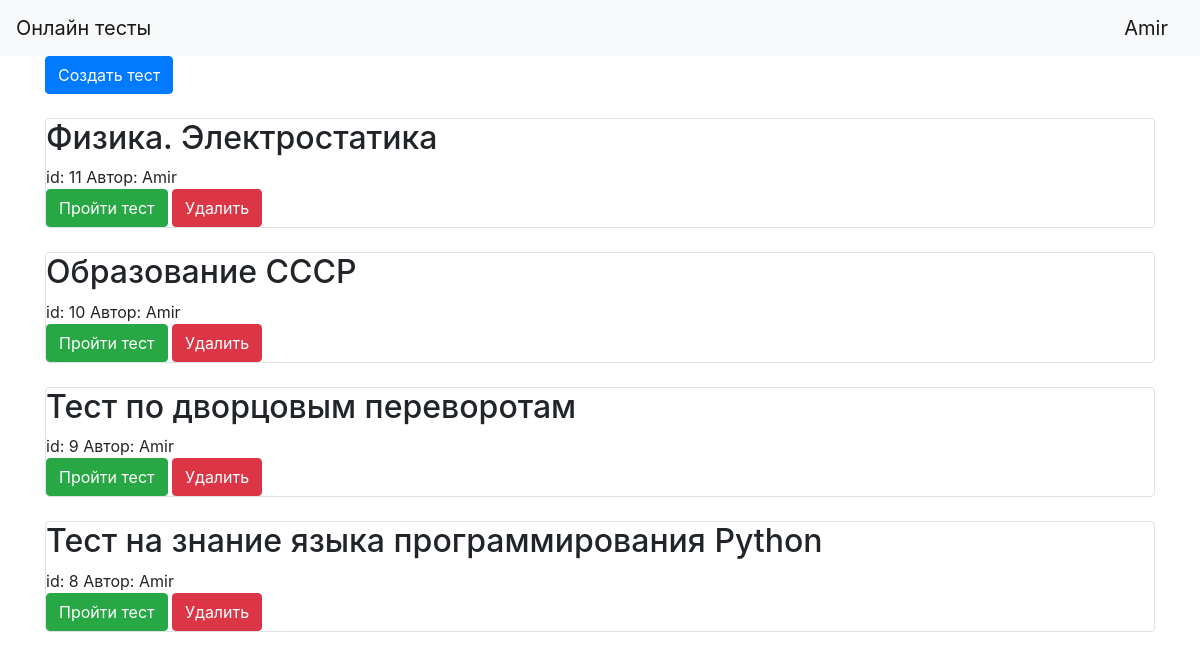
Page / (signed in) on the committed database.
### tables this page shows
CREATE TABLE users (id INTEGER NOT NULL UNIQUE PRIMARY KEY AUTOINCREMENT, name STRING NOT NULL, email STRING NOT NULL, password STRING NOT NULL, about TEXT, created_date STRING NOT NULL);

CREATE TABLE tests (id INTEGER UNIQUE PRIMARY KEY AUTOINCREMENT NOT NULL, title STRING NOT NULL, user_id INTEGER NOT NULL REFERENCES users (id));

### main.py (the view)
@app.route('/')
def index():
    tests = db_functions.select_all_tests()
    for i in range(len(tests)):
        test = tests[i]
        tests[i] = Test(test[TEST_TITLE], test[USER_ID])
    tests = tests[::-1]
    return render_template('index.html', title='Онлайн тесты',
                           current_user=current_user, tests=tests)

### data/db_functions.py (called while the page is built)
def get_user_id(name, email):
    query = f"""SELECT {ID} FROM {USERS}
                WHERE {NAME} = '{name}' AND {EMAIL} = '{email}'"""
    user_id = cur.execute(query).fetchall()
    if user_id:
        return user_id[0][0]
    return None

def select_user(id):
    query = f"""SELECT * FROM {USERS} WHERE {ID} = {id}"""
    result = cur.execute(query).fetchone()
    user_info = {ID: result[0], NAME: result[1], EMAIL: result[2],
                 PASSWORD: result[3], ABOUT: result[4], CREATED_DATE: result[5]}
    return user_info

def get_test_id(title, user_id):
    query = f"""SELECT {ID} FROM {TESTS}
                WHERE {TEST_TITLE} = '{title}' AND {USER_ID} = '{user_id}'"""
    test_id = cur.execute(query).fetchall()
    if test_id:
        return test_id[0][0]
    return None

def select_all_tests():
    query = f"""SELECT * FROM {TESTS}"""
    tests = cur.execute(query).fetchall()
    result = []
    for test in tests:
        result.append({ID: test[0], TEST_TITLE: test[1], USER_ID: test[2]})
    return result

### data/test.py (called while the page is built)
    def get_id(self):
        return db_functions.get_test_id(self.title, self.user_id)

    def get_user_name(self):
        return db_functions.select_user(self.user_id)[NAME]

### data/user.py (called while the page is built)
    def set_password(self, password):
        self.hashed_password = generate_password_hash(password)

### main.py (called while the page is built)
@login_manager.user_loader
def load_user(user_id):
    user_info = db_functions.select_user(user_id)
    return User(user_info[NAME], user_info[EMAIL], user_info[PASSWORD], user_info[ABOUT])

### templates/index.html
{% extends "base.html" %}
{% block content %}
<div>
    {% if current_user.is_authenticated %}
        <a class="btn btn-primary" href="/add_test">Создать тест</a>
    {% endif %}
</div><br>
{% for test in tests %}
    <div class="col-md6 border rounded">
        <h2>{{ test.title }}</h2>
        <div>
            id: {{ test.id }}
            Автор: {{ test.user_name }}
        </div>
        {% if current_user.is_authenticated %}
            <a class="btn btn-success" href="/pass_test/{{ test.id }}">
                Пройти тест
            </a>
            {% if current_user.id == test.user_id %}
                <a class="btn btn-danger" href="/delete_test/{{ test.id }}">Удалить</a>
            {% endif %}
        {% endif %}
    </div><br>
{% endfor %}
{% endblock %}

### templates/base.html (shortened to what this page needs)
<!DOCTYPE html>
<html lang="ru">
<head>
    <link rel="stylesheet"
          href="https://stackpath.bootstrapcdn.com/bootstrap/4.4.1/css/bootstrap.min.css"
>
</head>
<body>
<header>
    <nav class="navbar navbar-light bg-light">
        <a class="navbar-brand" href="/">Онлайн тесты</a>
        {% if current_user.is_authenticated %}
            <a class="navbar-brand" href="/logout">{{ current_user.name }}</a>
        {% else %}
            <p>
                <a class="btn btn-primary" href="/register">Зарегистрироваться</a>
                <a class="btn btn-success" href="/login">Войти</a>
            </p>
        {% endif %}
    </nav>
</header>
<main role="main" class="container">
    {% block content %} {% endblock %}
</main>
</body>
</html>

### rows in the picture
users: name "Amir", user_name "Amir" "Amir" "Amir" "Amir"
tests: title "Физика. Электростатика"
tests: title "Образование СССР"
tests: title "Тест по дворцовым переворотам"
tests: title "Тест на знание языка программирования Python"

### other values in the picture
{{ test.id }} "11" "10" "9" "8"
